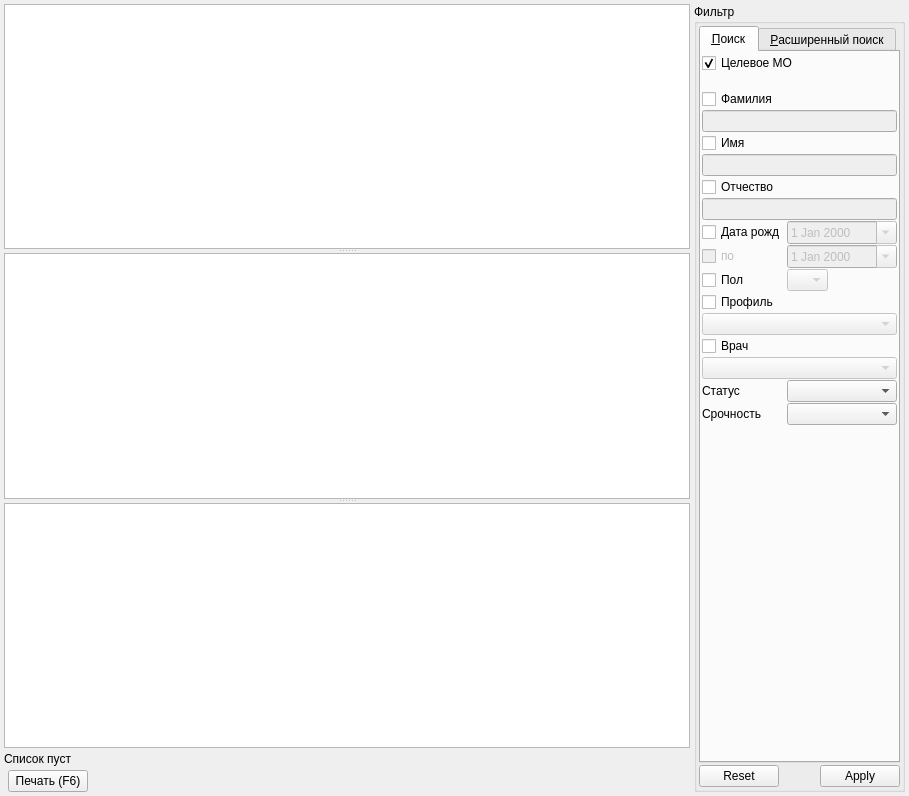
<?xml version="1.0" encoding="UTF-8"?>
<ui version="4.0">
 <class>TMKWindow</class>
 <widget class="QWidget" name="TMKWindow">
  <property name="geometry">
   <rect>
    <x>0</x>
    <y>0</y>
    <width>909</width>
    <height>796</height>
   </rect>
  </property>
  <property name="windowTitle">
   <string>Сервис телемедицины</string>
  </property>
  <layout class="QGridLayout" name="gridLayout_3">
   <property name="margin">
    <number>4</number>
   </property>
   <property name="spacing">
    <number>4</number>
   </property>
   <item row="0" column="0" colspan="3">
    <widget class="QWidget" name="grpTables" native="true">
     <layout class="QVBoxLayout" name="verticalLayout">
      <property name="spacing">
       <number>4</number>
      </property>
      <property name="margin">
       <number>0</number>
      </property>
      <item>
       <widget class="QSplitter" name="splitter_2">
        <property name="orientation">
         <enum>Qt::Vertical</enum>
        </property>
        <property name="handleWidth">
         <number>4</number>
        </property>
        <widget class="QSplitter" name="splitter">
         <property name="orientation">
          <enum>Qt::Vertical</enum>
         </property>
         <property name="handleWidth">
          <number>4</number>
         </property>
         <widget class="CTextBrowser" name="txtClientInfoBrowser"/>
         <widget class="CTableView" name="tblTMKRequests">
          <property name="selectionBehavior">
           <enum>QAbstractItemView::SelectRows</enum>
          </property>
         </widget>
         <widget class="CReportBrowser" name="textEdit"/>
        </widget>
       </widget>
      </item>
      <item>
       <widget class="QLabel" name="lblRecordCount">
        <property name="text">
         <string>Список пуст</string>
        </property>
       </widget>
      </item>
     </layout>
    </widget>
   </item>
   <item row="0" column="3" rowspan="2">
    <widget class="QGroupBox" name="grpFilter">
     <property name="sizePolicy">
      <sizepolicy hsizetype="Fixed" vsizetype="Preferred">
       <horstretch>0</horstretch>
       <verstretch>0</verstretch>
      </sizepolicy>
     </property>
     <property name="minimumSize">
      <size>
       <width>100</width>
       <height>0</height>
      </size>
     </property>
     <property name="maximumSize">
      <size>
       <width>250</width>
       <height>16777215</height>
      </size>
     </property>
     <property name="title">
      <string>Фильтр</string>
     </property>
     <property name="flat">
      <bool>false</bool>
     </property>
     <layout class="QGridLayout" name="gridLayout">
      <property name="margin">
       <number>2</number>
      </property>
      <property name="spacing">
       <number>2</number>
      </property>
      <item row="1" column="0">
       <widget class="CApplyResetDialogButtonBox" name="buttonBoxFilter">
        <property name="orientation">
         <enum>Qt::Horizontal</enum>
        </property>
        <property name="standardButtons">
         <set>QDialogButtonBox::Apply|QDialogButtonBox::Reset</set>
        </property>
       </widget>
      </item>
      <item row="0" column="0">
       <widget class="QTabWidget" name="tabFilter">
        <property name="tabPosition">
         <enum>QTabWidget::North</enum>
        </property>
        <property name="tabShape">
         <enum>QTabWidget::Rounded</enum>
        </property>
        <property name="currentIndex">
         <number>0</number>
        </property>
        <widget class="QWidget" name="tabFind">
         <attribute name="title">
          <string>&amp;Поиск</string>
         </attribute>
         <layout class="QGridLayout" name="gridLayout_2">
          <property name="margin">
           <number>1</number>
          </property>
          <property name="spacing">
           <number>1</number>
          </property>
          <item row="5" column="0" colspan="3">
           <widget class="QLineEdit" name="edtFilterFirstName">
            <property name="enabled">
             <bool>false</bool>
            </property>
           </widget>
          </item>
          <item row="3" column="0" colspan="3">
           <widget class="QLineEdit" name="edtFilterLastName">
            <property name="enabled">
             <bool>false</bool>
            </property>
           </widget>
          </item>
          <item row="9" column="0">
           <widget class="QCheckBox" name="chkFilterEndBirthDay">
            <property name="enabled">
             <bool>false</bool>
            </property>
            <property name="sizePolicy">
             <sizepolicy hsizetype="Maximum" vsizetype="Fixed">
              <horstretch>0</horstretch>
              <verstretch>0</verstretch>
             </sizepolicy>
            </property>
            <property name="text">
             <string>по</string>
            </property>
           </widget>
          </item>
          <item row="4" column="0" colspan="3">
           <widget class="QCheckBox" name="chkFilterFirstName">
            <property name="text">
             <string>Имя</string>
            </property>
           </widget>
          </item>
          <item row="10" column="1" colspan="2">
           <widget class="QComboBox" name="cmbFilterSex">
            <property name="enabled">
             <bool>false</bool>
            </property>
            <property name="sizePolicy">
             <sizepolicy hsizetype="Maximum" vsizetype="Fixed">
              <horstretch>0</horstretch>
              <verstretch>0</verstretch>
             </sizepolicy>
            </property>
            <item>
             <property name="text">
              <string/>
             </property>
            </item>
            <item>
             <property name="text">
              <string>М</string>
             </property>
            </item>
            <item>
             <property name="text">
              <string>Ж</string>
             </property>
            </item>
           </widget>
          </item>
          <item row="15" column="0">
           <widget class="QLabel" name="lblFilterStatus">
            <property name="text">
             <string>Статус</string>
            </property>
            <property name="buddy">
             <cstring>cmbFilterStatus</cstring>
            </property>
           </widget>
          </item>
          <item row="10" column="0">
           <widget class="QCheckBox" name="chkFilterSex">
            <property name="text">
             <string>Пол</string>
            </property>
           </widget>
          </item>
          <item row="9" column="1" colspan="2">
           <widget class="CDateEdit" name="edtFilterEndBirthDay">
            <property name="enabled">
             <bool>false</bool>
            </property>
            <property name="sizePolicy">
             <sizepolicy hsizetype="Expanding" vsizetype="Fixed">
              <horstretch>0</horstretch>
              <verstretch>0</verstretch>
             </sizepolicy>
            </property>
            <property name="calendarPopup">
             <bool>true</bool>
            </property>
           </widget>
          </item>
          <item row="12" column="0" colspan="3">
           <widget class="CRBComboBox" name="cmbFilterCategory">
            <property name="enabled">
             <bool>false</bool>
            </property>
            <property name="sizePolicy">
             <sizepolicy hsizetype="Minimum" vsizetype="Fixed">
              <horstretch>0</horstretch>
              <verstretch>0</verstretch>
             </sizepolicy>
            </property>
           </widget>
          </item>
          <item row="8" column="0">
           <widget class="QCheckBox" name="chkFilterBirthDay">
            <property name="sizePolicy">
             <sizepolicy hsizetype="Maximum" vsizetype="Fixed">
              <horstretch>0</horstretch>
              <verstretch>0</verstretch>
             </sizepolicy>
            </property>
            <property name="text">
             <string>Дата рожд</string>
            </property>
           </widget>
          </item>
          <item row="6" column="0" colspan="3">
           <widget class="QCheckBox" name="chkFilterPatrName">
            <property name="text">
             <string>Отчество</string>
            </property>
           </widget>
          </item>
          <item row="8" column="1" colspan="2">
           <widget class="CDateEdit" name="edtFilterBegBirthDay">
            <property name="enabled">
             <bool>false</bool>
            </property>
            <property name="sizePolicy">
             <sizepolicy hsizetype="Expanding" vsizetype="Fixed">
              <horstretch>0</horstretch>
              <verstretch>0</verstretch>
             </sizepolicy>
            </property>
            <property name="calendarPopup">
             <bool>true</bool>
            </property>
           </widget>
          </item>
          <item row="7" column="0" colspan="3">
           <widget class="QLineEdit" name="edtFilterPatrName">
            <property name="enabled">
             <bool>false</bool>
            </property>
           </widget>
          </item>
          <item row="11" column="0" colspan="3">
           <widget class="QCheckBox" name="chkFilterCategory">
            <property name="text">
             <string>Профиль</string>
            </property>
           </widget>
          </item>
          <item row="15" column="1" colspan="2">
           <widget class="QComboBox" name="cmbFilterStatus"/>
          </item>
          <item row="14" column="0" colspan="3">
           <widget class="CPersonComboBoxEx" name="cmbFilterPerson">
            <property name="enabled">
             <bool>false</bool>
            </property>
            <property name="sizePolicy">
             <sizepolicy hsizetype="Minimum" vsizetype="Fixed">
              <horstretch>0</horstretch>
              <verstretch>0</verstretch>
             </sizepolicy>
            </property>
           </widget>
          </item>
          <item row="16" column="1" colspan="2">
           <widget class="QComboBox" name="cmbFilterUrgency"/>
          </item>
          <item row="18" column="0" colspan="3">
           <spacer name="verticalSpacer_8">
            <property name="orientation">
             <enum>Qt::Vertical</enum>
            </property>
            <property name="sizeHint" stdset="0">
             <size>
              <width>20</width>
              <height>40</height>
             </size>
            </property>
           </spacer>
          </item>
          <item row="16" column="0">
           <widget class="QLabel" name="lblFilterUrgency">
            <property name="text">
             <string>Срочность</string>
            </property>
           </widget>
          </item>
          <item row="13" column="0" colspan="3">
           <widget class="QCheckBox" name="chkFilterPerson">
            <property name="text">
             <string>Врач</string>
            </property>
           </widget>
          </item>
          <item row="2" column="0" colspan="3">
           <widget class="QCheckBox" name="chkFilterLastName">
            <property name="text">
             <string>Фамилия</string>
            </property>
           </widget>
          </item>
          <item row="1" column="0" colspan="2">
           <widget class="QLabel" name="label">
            <property name="text">
             <string/>
            </property>
           </widget>
          </item>
          <item row="0" column="0" colspan="2">
           <widget class="QCheckBox" name="chkDirection">
            <property name="text">
             <string>Целевое МО</string>
            </property>
            <property name="checked">
             <bool>true</bool>
            </property>
           </widget>
          </item>
         </layout>
         <zorder>edtFilterLastName</zorder>
         <zorder>cmbFilterPerson</zorder>
         <zorder>chkFilterSex</zorder>
         <zorder>cmbFilterSex</zorder>
         <zorder>chkFilterPerson</zorder>
         <zorder>chkFilterPatrName</zorder>
         <zorder>edtFilterPatrName</zorder>
         <zorder>edtFilterBegBirthDay</zorder>
         <zorder>chkFilterFirstName</zorder>
         <zorder>edtFilterFirstName</zorder>
         <zorder>chkFilterEndBirthDay</zorder>
         <zorder>chkFilterLastName</zorder>
         <zorder>chkFilterBirthDay</zorder>
         <zorder>edtFilterEndBirthDay</zorder>
         <zorder>chkFilterCategory</zorder>
         <zorder>cmbFilterCategory</zorder>
         <zorder>cmbFilterStatus</zorder>
         <zorder>lblFilterStatus</zorder>
         <zorder>lblFilterUrgency</zorder>
         <zorder>cmbFilterUrgency</zorder>
         <zorder>chkDirection</zorder>
         <zorder>label</zorder>
        </widget>
        <widget class="QWidget" name="tabFindEx">
         <attribute name="title">
          <string>&amp;Расширенный поиск</string>
         </attribute>
         <layout class="QGridLayout" name="gridLayout_27">
          <property name="margin">
           <number>1</number>
          </property>
          <property name="spacing">
           <number>1</number>
          </property>
          <item row="1" column="1">
           <widget class="CDateEdit" name="edtFilterExEndCreateDate">
            <property name="enabled">
             <bool>false</bool>
            </property>
            <property name="sizePolicy">
             <sizepolicy hsizetype="Expanding" vsizetype="Fixed">
              <horstretch>0</horstretch>
              <verstretch>0</verstretch>
             </sizepolicy>
            </property>
            <property name="minimumSize">
             <size>
              <width>0</width>
              <height>0</height>
             </size>
            </property>
            <property name="maximumSize">
             <size>
              <width>16777215</width>
              <height>16777215</height>
             </size>
            </property>
            <property name="calendarPopup">
             <bool>true</bool>
            </property>
           </widget>
          </item>
          <item row="1" column="0">
           <widget class="CDateEdit" name="edtFilterExBegCreateDate">
            <property name="enabled">
             <bool>false</bool>
            </property>
            <property name="sizePolicy">
             <sizepolicy hsizetype="Expanding" vsizetype="Ignored">
              <horstretch>0</horstretch>
              <verstretch>0</verstretch>
             </sizepolicy>
            </property>
            <property name="minimumSize">
             <size>
              <width>0</width>
              <height>0</height>
             </size>
            </property>
            <property name="maximumSize">
             <size>
              <width>16777215</width>
              <height>16777215</height>
             </size>
            </property>
            <property name="calendarPopup">
             <bool>true</bool>
            </property>
           </widget>
          </item>
          <item row="3" column="0" colspan="3">
           <spacer>
            <property name="orientation">
             <enum>Qt::Vertical</enum>
            </property>
            <property name="sizeHint" stdset="0">
             <size>
              <width>84</width>
              <height>181</height>
             </size>
            </property>
           </spacer>
          </item>
          <item row="0" column="0" colspan="3">
           <widget class="QCheckBox" name="chkFilterExCreateDate">
            <property name="text">
             <string>Дата создания</string>
            </property>
           </widget>
          </item>
         </layout>
        </widget>
       </widget>
      </item>
     </layout>
    </widget>
   </item>
   <item row="1" column="1">
    <widget class="CPrintButton" name="btnPrint">
     <property name="text">
      <string>Печать (F6)</string>
     </property>
     <property name="shortcut">
      <string>F6</string>
     </property>
    </widget>
   </item>
   <item row="1" column="2">
    <spacer name="horizontalSpacer">
     <property name="orientation">
      <enum>Qt::Horizontal</enum>
     </property>
     <property name="sizeHint" stdset="0">
      <size>
       <width>216</width>
       <height>20</height>
      </size>
     </property>
    </spacer>
   </item>
  </layout>
 </widget>
 <customwidgets>
  <customwidget>
   <class>CRBComboBox</class>
   <extends>QComboBox</extends>
   <header>library/crbcombobox.h</header>
  </customwidget>
  <customwidget>
   <class>CDateEdit</class>
   <extends>QDateEdit</extends>
   <header>library/DateEdit</header>
  </customwidget>
  <customwidget>
   <class>CTableView</class>
   <extends>QTableView</extends>
   <header>library/TableView.h</header>
  </customwidget>
  <customwidget>
   <class>CPersonComboBoxEx</class>
   <extends>QComboBox</extends>
   <header>Orgs/PersonComboBoxEx.h</header>
  </customwidget>
  <customwidget>
   <class>CTextBrowser</class>
   <extends>QTextBrowser</extends>
   <header>library/TextBrowser.h</header>
  </customwidget>
  <customwidget>
   <class>CApplyResetDialogButtonBox</class>
   <extends>QDialogButtonBox</extends>
   <header>library/DialogButtonBox.h</header>
  </customwidget>
  <customwidget>
   <class>CPrintButton</class>
   <extends>QPushButton</extends>
   <header>library/PrintTemplates.h</header>
  </customwidget>
  <customwidget>
   <class>CReportBrowser</class>
   <extends>QTextEdit</extends>
   <header>Reports/ReportBrowser</header>
  </customwidget>
 </customwidgets>
 <tabstops>
  <tabstop>txtClientInfoBrowser</tabstop>
  <tabstop>tblTMKRequests</tabstop>
  <tabstop>tabFilter</tabstop>
  <tabstop>chkFilterLastName</tabstop>
  <tabstop>edtFilterLastName</tabstop>
  <tabstop>chkFilterFirstName</tabstop>
  <tabstop>edtFilterFirstName</tabstop>
  <tabstop>chkFilterPatrName</tabstop>
  <tabstop>edtFilterPatrName</tabstop>
  <tabstop>chkFilterBirthDay</tabstop>
  <tabstop>edtFilterBegBirthDay</tabstop>
  <tabstop>chkFilterEndBirthDay</tabstop>
  <tabstop>edtFilterEndBirthDay</tabstop>
  <tabstop>chkFilterSex</tabstop>
  <tabstop>cmbFilterSex</tabstop>
  <tabstop>chkFilterCategory</tabstop>
  <tabstop>cmbFilterCategory</tabstop>
  <tabstop>chkFilterPerson</tabstop>
  <tabstop>cmbFilterPerson</tabstop>
  <tabstop>cmbFilterStatus</tabstop>
  <tabstop>chkFilterExCreateDate</tabstop>
  <tabstop>edtFilterExBegCreateDate</tabstop>
  <tabstop>edtFilterExEndCreateDate</tabstop>
  <tabstop>buttonBoxFilter</tabstop>
 </tabstops>
 <resources/>
 <connections>
  <connection>
   <sender>chkFilterLastName</sender>
   <signal>toggled(bool)</signal>
   <receiver>edtFilterLastName</receiver>
   <slot>setEnabled(bool)</slot>
   <hints>
    <hint type="sourcelabel">
     <x>468</x>
     <y>65</y>
    </hint>
    <hint type="destinationlabel">
     <x>468</x>
     <y>88</y>
    </hint>
   </hints>
  </connection>
  <connection>
   <sender>chkFilterFirstName</sender>
   <signal>toggled(bool)</signal>
   <receiver>edtFilterFirstName</receiver>
   <slot>setEnabled(bool)</slot>
   <hints>
    <hint type="sourcelabel">
     <x>468</x>
     <y>107</y>
    </hint>
    <hint type="destinationlabel">
     <x>468</x>
     <y>130</y>
    </hint>
   </hints>
  </connection>
  <connection>
   <sender>chkFilterPatrName</sender>
   <signal>toggled(bool)</signal>
   <receiver>edtFilterPatrName</receiver>
   <slot>setEnabled(bool)</slot>
   <hints>
    <hint type="sourcelabel">
     <x>468</x>
     <y>149</y>
    </hint>
    <hint type="destinationlabel">
     <x>468</x>
     <y>172</y>
    </hint>
   </hints>
  </connection>
  <connection>
   <sender>chkFilterBirthDay</sender>
   <signal>toggled(bool)</signal>
   <receiver>edtFilterBegBirthDay</receiver>
   <slot>setEnabled(bool)</slot>
   <hints>
    <hint type="sourcelabel">
     <x>345</x>
     <y>192</y>
    </hint>
    <hint type="destinationlabel">
     <x>468</x>
     <y>194</y>
    </hint>
   </hints>
  </connection>
  <connection>
   <sender>chkFilterBirthDay</sender>
   <signal>toggled(bool)</signal>
   <receiver>chkFilterEndBirthDay</receiver>
   <slot>setEnabled(bool)</slot>
   <hints>
    <hint type="sourcelabel">
     <x>345</x>
     <y>192</y>
    </hint>
    <hint type="destinationlabel">
     <x>298</x>
     <y>214</y>
    </hint>
   </hints>
  </connection>
  <connection>
   <sender>chkFilterEndBirthDay</sender>
   <signal>toggled(bool)</signal>
   <receiver>edtFilterEndBirthDay</receiver>
   <slot>setEnabled(bool)</slot>
   <hints>
    <hint type="sourcelabel">
     <x>298</x>
     <y>214</y>
    </hint>
    <hint type="destinationlabel">
     <x>468</x>
     <y>216</y>
    </hint>
   </hints>
  </connection>
  <connection>
   <sender>chkFilterSex</sender>
   <signal>toggled(bool)</signal>
   <receiver>cmbFilterSex</receiver>
   <slot>setEnabled(bool)</slot>
   <hints>
    <hint type="sourcelabel">
     <x>349</x>
     <y>238</y>
    </hint>
    <hint type="destinationlabel">
     <x>402</x>
     <y>242</y>
    </hint>
   </hints>
  </connection>
  <connection>
   <sender>chkFilterCategory</sender>
   <signal>toggled(bool)</signal>
   <receiver>cmbFilterCategory</receiver>
   <slot>setEnabled(bool)</slot>
   <hints>
    <hint type="sourcelabel">
     <x>468</x>
     <y>370</y>
    </hint>
    <hint type="destinationlabel">
     <x>468</x>
     <y>396</y>
    </hint>
   </hints>
  </connection>
  <connection>
   <sender>chkFilterPerson</sender>
   <signal>toggled(bool)</signal>
   <receiver>cmbFilterPerson</receiver>
   <slot>setEnabled(bool)</slot>
   <hints>
    <hint type="sourcelabel">
     <x>468</x>
     <y>415</y>
    </hint>
    <hint type="destinationlabel">
     <x>468</x>
     <y>441</y>
    </hint>
   </hints>
  </connection>
  <connection>
   <sender>chkFilterExCreateDate</sender>
   <signal>toggled(bool)</signal>
   <receiver>edtFilterExBegCreateDate</receiver>
   <slot>setEnabled(bool)</slot>
   <hints>
    <hint type="sourcelabel">
     <x>468</x>
     <y>110</y>
    </hint>
    <hint type="destinationlabel">
     <x>365</x>
     <y>132</y>
    </hint>
   </hints>
  </connection>
  <connection>
   <sender>chkFilterExCreateDate</sender>
   <signal>toggled(bool)</signal>
   <receiver>edtFilterExEndCreateDate</receiver>
   <slot>setEnabled(bool)</slot>
   <hints>
    <hint type="sourcelabel">
     <x>468</x>
     <y>110</y>
    </hint>
    <hint type="destinationlabel">
     <x>467</x>
     <y>132</y>
    </hint>
   </hints>
  </connection>
 </connections>
</ui>
